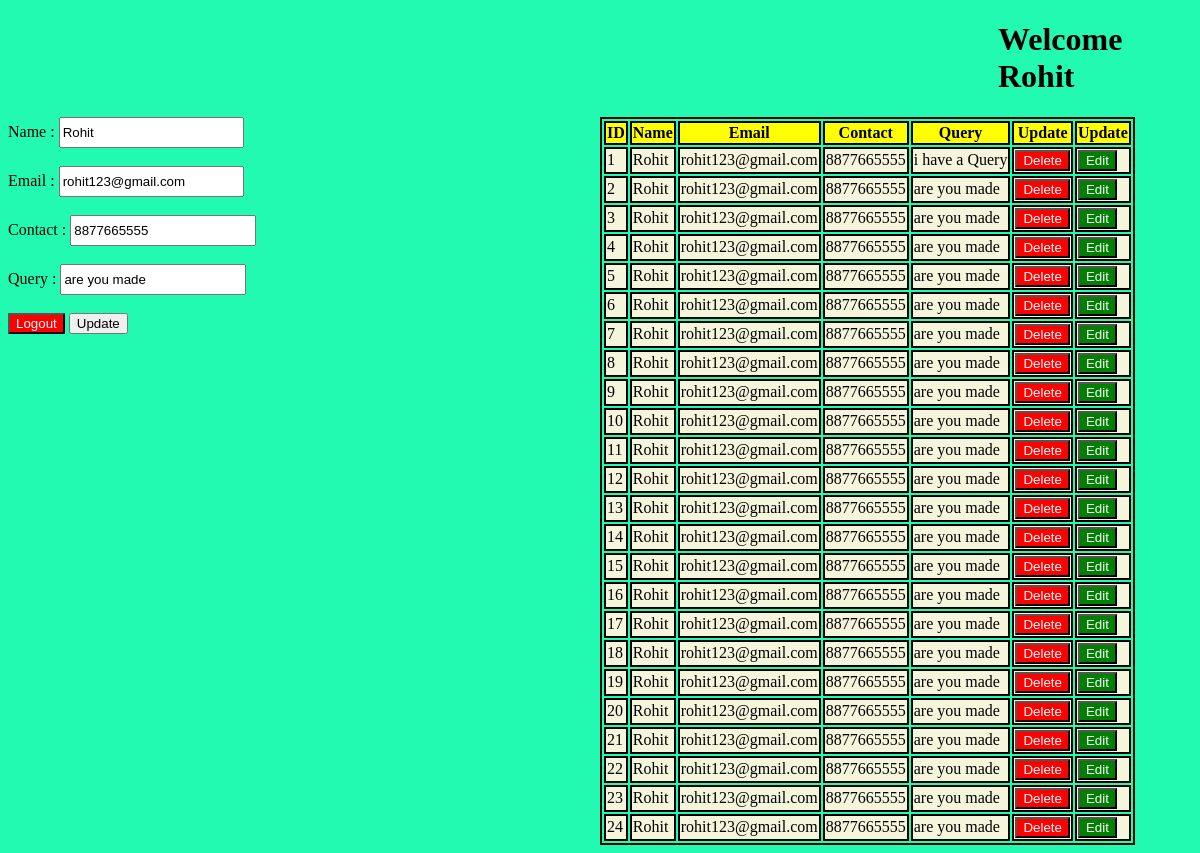
Page /edit/46 on the earlier database version.
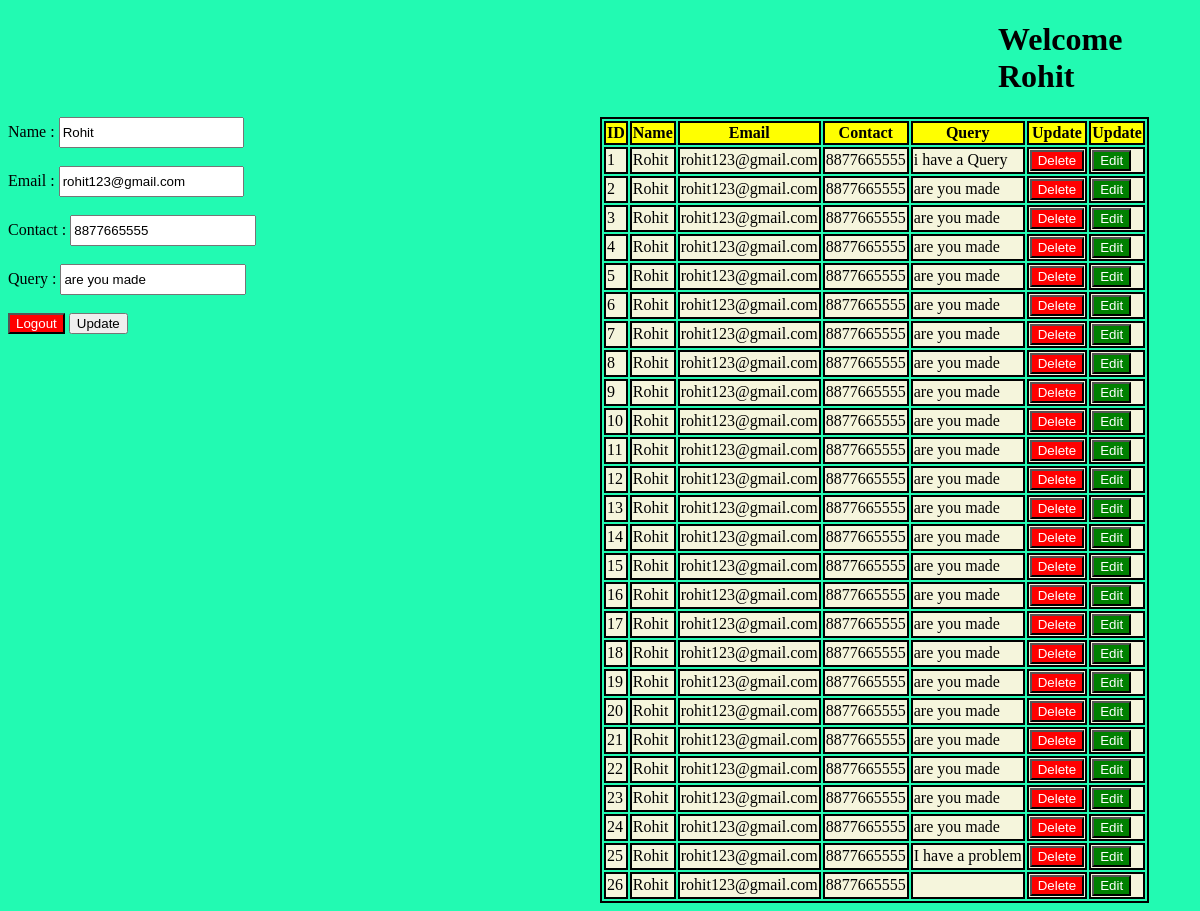
Same page on the later database version.
### app/models.py (models this page shows, shortened)
class Query(models.Model):
    stu_name=models.CharField(max_length=50)
    stu_email=models.EmailField()
    stu_contact=models.IntegerField()
    stu_query=models.TextField()

### app/views.py (the view)
# urls.py: path('edit/<int:pk>',views.edit, name='edit'),
def edit(request,pk):
    data=Query.objects.get(id=pk)
    name=data.stu_name
    email=data.stu_email
    contact=data.stu_contact
    query=data.stu_query
    alldata=Query.objects.filter(stu_email=email)
    use_data=Student.objects.get(stu_email=email)
    email1=use_data.stu_email
    name1=use_data.stu_name
    contact1=use_data.stu_contact
    password1=use_data.stu_password
    data={
        'nm':name1,
        'em':email1,
        'con':contact1,
        'query':query
        }
    edit_detail={
        'nm':name1,
        'em':email1,
        'con':contact1,
        'query':query
    }
    return render(request,'display.html',{'data':alldata,'user':data,'key2':edit_detail})

### app/templates/display.html (shortened to what this page needs)
<!DOCTYPE html>
<html lang="en">
<head>
</head>
<body style="background-color:rgb(34, 250, 178)">
    <h1 style="padding-left: 990px;">Welcome {{user.nm}}</h1>
    <div id="main">
        {% if key2 %}
        <form action="{% url 'query' %}" method="post" style="width: 50%;">
            Name : <input type="text" name="name" value="{{user.nm}}"   id="ipt"><br><br>
            Email : <input type="text" name="email" value="{{user.em}}"  id="ipt"><br><br>
            Contact : <input type="text" name="contact" value="{{user.con}}"  id="ipt"><br><br>
            Query : <input type="text" name="query" value="{{user.query}}" id="ipt" ><br><br>
            <a href="{% url 'logout' %}"><button id="btn">Logout</button></a>
            <button type="submit">Update</button>
        </form><br><br>
        {% endif %}
        <div class="container" style="width: 50%;">
            <table class="table" style="border: 2px solid black;">
                <thead style="background-color: yellow">
                    <tr>
                        <th style="border: 2px solid black;">ID </th>
                        <th style="border: 2px solid black;">Name</th>
                        <th style="border: 2px solid black;">Email</th>
                        <th style="border: 2px solid black;">Contact</th>
                        <th style="border: 2px solid black;">Query</th>
                        <th style="border: 2px solid black;">Update</th>
                        <th style="border: 2px solid black;">Update</th>
                    </tr>
                </thead>
                <tbody style="background-color: beige;">
                    {% for i in data %}
                    <tr >
                        <td style="border: 2px solid black;">{{forloop.counter}}</td>
                        <td style="border: 2px solid black;">{{i.stu_name}}</td>
                        <td style="border: 2px solid black;">{{i.stu_email}}</td>
                        <td style="border: 2px solid black;">{{i.stu_contact}}</td>
                        <td style="border: 2px solid black;">{{i.stu_query}}</td>
                        <td style="border: 2px solid black;"><a href="{% url 'delete' pk=i.id %}"><button id="btn">Delete</button></a></td>
                        <td style="border: 2px solid black;"><a href="{% url 'edit' pk=i.id %}"><button id="btn1">Edit</button></a></td>
                    </tr>
                    {% endfor %}
                </tbody>
            </table>
        </div> <br>
    </div>
</body>
</html>

Differences in the rows shown:
added Query: stu_name "Rohit", stu_email "rohit123@gmail.com", stu_contact "8877665555", stu_query "I have a problem"
added Query: stu_name "Rohit", stu_email "rohit123@gmail.com", stu_contact "8877665555"
